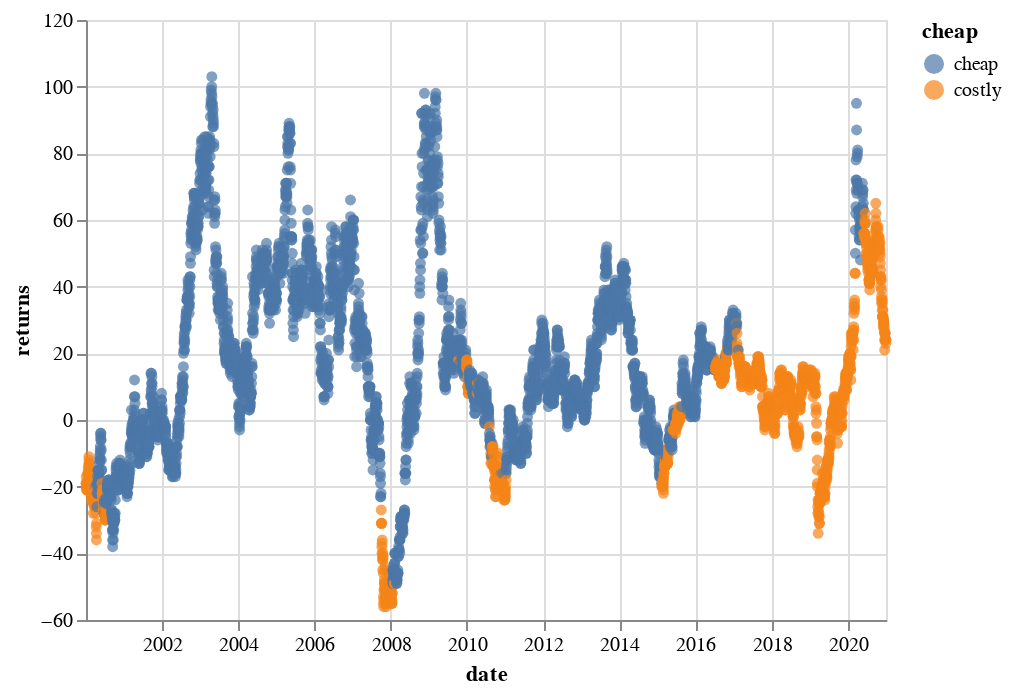

Here is the notebook cell this chart was saved with:
### Code cell
alt.Chart(df).mark_circle().encode(x="date", y="returns", color="cheap")

### Figure 1 — Vega-Lite specification as saved in the notebook (floating-point values rounded to 4 significant figures; data arrays with more than 128 entries replaced by an {"elided": "..."} marker saying what was removed)
{"config": {"view": {"continuousWidth": 400, "continuousHeight": 300}}, "data": {"name": "data-e2bc3f19ee04674d6e1a6782cb3cce81"}, "mark": "circle", "encoding": {"color": {"field": "cheap", "type": "nominal"}, "x": {"field": "date", "type": "temporal"}, "y": {"field": "returns", "type": "quantitative"}}, "$schema": "https://vega.github.io/schema/vega-lite/v4.17.0.json", "datasets": {"data-e2bc3f19ee04674d6e1a6782cb3cce81": {"elided": "5226 records"}}}
